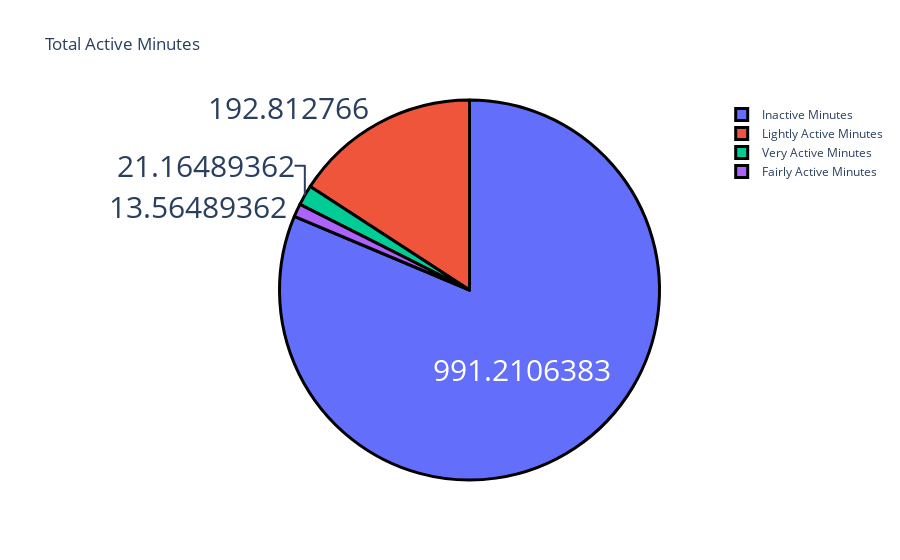

The notebook cell this image was saved under:
### Markdown cell above
### Acvtivey Status by minutes a day

### Code cell
label = ["Very Active Minutes", "Fairly Active Minutes", 
         "Lightly Active Minutes", "Inactive Minutes"]
counts = df[["VeryActiveMinutes", "FairlyActiveMinutes", 
               "LightlyActiveMinutes", "SedentaryMinutes"]].mean()
colors = ['gold','lightgreen', "pink", "blue"]

fig = go.Figure(data=[go.Pie(labels=label, values=counts)])
fig.update_layout(title_text='Total Active Minutes')
fig.update_traces(hoverinfo='label+percent', textinfo='value', textfont_size=30,
                  marker=dict(colors=colors, line=dict(color='black', width=3)))
fig.show()

### Figure 1 — Plotly figure (JSON) as saved in the notebook; plotly's stock layout.template omitted (floating-point values rounded to 4 significant figures)
{"data": [{"hoverinfo": "label+percent", "labels": ["Very Active Minutes", "Fairly Active Minutes", "Lightly Active Minutes", "Inactive Minutes"], "marker": {"line": {"color": "black", "width": 3}}, "textfont": {"size": 30}, "textinfo": "value", "type": "pie", "values": [21.16, 13.56, 192.8, 991.2]}], "layout": {"title": {"text": "Total Active Minutes"}}}
